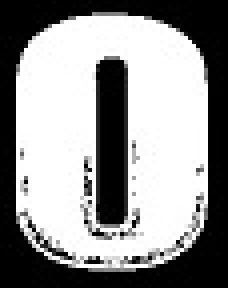
//> input picture opencvTest3/src/case-01/0.jpg, 57 x 72 px (shown 4 times larger)
$ ./seqmom   (built with g++ and OpenCV 4)
//> lines starting //> are read from the running program, lines starting //| are printed output that depends on the picture; after the words box and inside, x2 and y2 are one past the last pixel; in counts of white or black regions, pixels touching at a corner belong together
#include "opencv2/highgui/highgui.hpp"
#include "opencv2/imgproc/imgproc.hpp"
#include <iostream>
#include <stdio.h>
#include <stdlib.h>
//#include "header.h"
#include <math.h>

using namespace cv;
using namespace std;

Mat image;
Mat imageGray;
Mat src; Mat src_gray;
int thresh = 100;
int max_thresh = 255;
RNG rng(12345);
// placed here because of
// 1) an issue with passing its pointer
// 2) writing moments into it using the for-loop in seq_mom fxn
float myMoments[4];

// ===================================================================
struct POINT {
   float x,y;
   int checked,removed;
};

// ===================================================================
void classify(std::string , vector<vector<Point> >,
		vector<Vec4i> , int [][8], int );
void Sequential_moments(int no_points, POINT * P,
		int no_moments);
void Signature(int no_points, POINT * P, float * S);
void centroid(int size, POINT * P, float * cgx, float * cgy);
float f_moment(float * S, int n, int r);
float f_central_moment(float * S, int n, int r, float m1);
int computeNumContourPts(Mat );
void writeContourCoords(Mat , POINT arrayPoints[]);

// ===================================================================
int main()
{
	// ======= make an image with colored contours around digits: ========

	vector<vector<Point> > contour;
	vector<Vec4i> hierarchy;
	// an array to hold moments for every char class:
	int mDatabase [4][8]; // 4 moments for 0-7

	// ========= go thru every char to classify =========

	classify("./src/0.jpg", contour, hierarchy, mDatabase, 0);
	cout << "in main\n";
	// [49 lines of commented-out code are left out]
	cvtColor(image, imageGray, CV_BGR2GRAY );
	//! applies fixed threshold to the image
	threshold(imageGray, imageGray, thresh, 255, THRESH_BINARY);
	//! retrieves contours and the hierarchical information from black-n-white image.
	//findContours(imageGray, contour, hierarchy, CV_RETR_TREE, CV_CHAIN_APPROX_SIMPLE, Point(0,0));

	// ============ done testing on a the bigger image: ============

	// Needed for defining and drawing contours:
	// (contour.size() = number of characters / outlines)
	vector<vector<Point> > polygons(contour.size()); // 2D-vtr mats
	vector<Rect> boxes(contour.size()); // a vector of contours

	// !!! define contours for drawing:
	for(int i = 0; i < contour.size(); i++)
	{
		//! approximates contour or a curve using Douglas-Peucker algorithm
		approxPolyDP( Mat(contour[i]), polygons[i], 3, true );
		//! computes the bounding rectangle for a contour
		boxes[i] = boundingRect( Mat(polygons[i]) );
	}

	// draw contours
	for(int i = 0; i < contour.size(); i++)
	{
		//Scalar randomColor = Scalar( rng.uniform(0,255), rng.uniform(0,255), rng.uniform(0,255));
		Scalar randomColor = Scalar( 128, 128, 128 );
		rectangle(imageGray, boxes[i].tl(), boxes[i].br(), randomColor, 2, 8, 0);
	}

	//shows the image with colored contours
	imshow("Output", imageGray);
	imwrite( "./src/out.png" , imageGray); // saves the chosen output image

	//cout << "Height: " << image.size().height;
	//cout << " Width: " << image.size().width << endl;


	// ====================== done ========================
	waitKey(0);
	return 0;
}

// ===================================================================
// ===================================================================

void classify(std::string imageFile, vector<vector<Point> > contour,
		vector<Vec4i> hierarchy, int mDatabase [][8], int whichChar)
{
//> called with imageFile = "./src/0.jpg", whichChar = 0
	POINT * arrayPoints; // for dynamic allocation
	int numMoments = 4;
	image = imread(imageFile, 1);
//> image is the input picture: 72 rows x 57 cols, CV_8UC3; min 0, max 255, mean 145.8

	cout << "in classify 1\n";
	//! converts image from one color space to another
	cvtColor(image, imageGray, CV_BGR2GRAY );
	//! applies fixed threshold to the image
	threshold(imageGray, imageGray, thresh, 255, THRESH_BINARY);
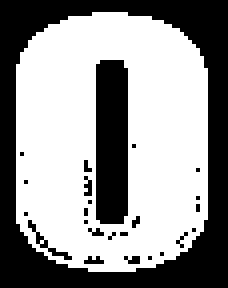
//> imageGray: 72 rows x 57 cols, CV_8UC1 (shown 4 times larger); 58.6% white; 25 black regions (23 under 20 px), largest, box (x1, y1, x2, y2) and area: (0, 0, 57, 72) 1301, (24, 15, 32, 56) 322
	//! retrieves contours and the hierarchical information from black-n-white image.
	//findContours(imageGray, contour, hierarchy, CV_RETR_TREE, CV_CHAIN_APPROX_SIMPLE, Point(0,0));

	cout << "in classify 2\n";
	// ======= time to find the 4 moments for the char: =======
	// pre-compute no_points(size)(N):
	int numPoints = computeNumContourPts(imageGray);
	arrayPoints = new POINT[numPoints]; // now that we know the "size"
	//
	// write the coords of every point into the points-array:
	//cout << "numPoints: " << numPoints << endl;
	writeContourCoords(imageGray, arrayPoints);
	cout << "in classify after writeContourCoords\n";
	//
	// Needs:
	// no_points(size)(N) - pre-computed numbers of contour pixels &
	// P[]( (x',y') ) - an array of coordinates stored in it.
	Sequential_moments(numPoints, arrayPoints, numMoments);

	cout << "\n" << whichChar << ": \n\n";

	for (int i=0; i < numMoments; i++)
	{
		cout << "Moment " << i << " " << myMoments[i] << endl;
		mDatabase[i][whichChar] = myMoments[i];
	}

	cout << endl;
}

/*  ========================================================================

          Computation of the Sequential Moments of a contour

	            from L. Gupta and M. Srinath:
   "Contour Sequence Moments for the Classification of Closed Planar Shapes"

    Reference: Pattern Recognition, vol. 20, no. 3, pp. 267-272, 1987
    ---------

           ***********************************************

                              by
                          George Bebis

            Dept. of Electrical and Computer Engineeering
                   University of Central Florida
			Orlando, FL 32816

           ***********************************************

  Inputs:
          no_points - The number of contour points
            = (count the num of pixels)

          P - The x, y coordinates of the contour
            = (the ctrd?? use findContour() to compute the ctrd posn)

          no_moments - The desired number of moments
            = (4)

  Output:
          Moments - The computed moments
  ======================================================================== */

// Needs:
// no_points(size)(N) - pre-computed numbers of contour pixels &
// P[]( (x',y') ) - an array of coordinates stored in it.
// [116 lines left out: functions Sequential_moments, Signature, centroid, f_moment, f_central_moment, not called in this run]

// ================================================================

// Needs:
//
int computeNumContourPts(Mat imageGray)
{
	//cout << "in computeNumContourPts 1\n";
	// must be ints for processing image:
	int i=0, j=0; // j - width, i - height
	int z0x, z0y, zix, ziy, numPoints = 0, dir = 0;
	// "circular" array (we don't want a warning here):
	/* int dirs[8][2] {
		{-1, -1}, {0, -1}, {1, -1}, {1, 0},
		{1, 1}, {0, 1}, {-1, 1}, {-1, 0}
	}; */
	int dirs[8][2];
	dirs[0][0] = -1; dirs[0][1] = -1;
	dirs[1][0] = 0; dirs[1][1] = -1;
	dirs[2][0] = 1; dirs[2][1] = -1;
	dirs[3][0] = 1; dirs[3][1] = 0;
	dirs[4][0] = 1; dirs[4][1] = 1;
	dirs[5][0] = 0; dirs[5][1] = 1;
	dirs[6][0] = -1; dirs[6][1] = 1;
	dirs[7][0] = -1; dirs[7][1] = 0;

	//cout << "Height: " << image.size().height;
	//cout << " Width: " << image.size().width << endl;

	//cout << "in computeNumContourPts 2\n";
	// go through the image in diagonal; find the char:
	while( imageGray.ptr(i)[j] == 0 )
	{
		//cout << (int) imageGray.ptr(i)[j] << endl;
		//imageGray.ptr(i)[j] = 255;
		i++;
		j++;
	}
//> this loop made 9 passes
//> after the loop, i = 9; j = 9
	//cout << "Why does it stop and (3, 3) ?\n";
	//imshow("Output", imageGray);
	//imwrite( "./src/out.png" , imageGray); // saves the chosen output image
	cout << "i = " << i << " ; j = " << j << endl;
//| i = 9 ; j = 9
	//waitKey(0);
	//return 0; // the start/finish pixel:
	z0x = j;
//> z0x = 9
	z0y = i;
//> z0y = 9
	// current pixel for feeling the contour:
	zix = z0x;
//> zix = 9
	ziy = z0y;
//> ziy = 9

	// =======================================================
	// change coords of the white pixel (move to the next one)
	// in order to not get stuck on the first one when
	// going through the loops:
	// =======================================================

	// count the white pixel:
	numPoints++;

	dir = 0; // reset direction
	// find the first black neighbor:
	while ( imageGray.ptr(ziy+dirs[dir][1])[(zix+dirs[dir][0])] == 255 )
	{
		dir = (dir+1) % 8;
	}
//> this loop made 0 passes
//> after the loop, dir = 0
	//cout << "z0x = " << z0x << " ; zix = " << zix << endl;
	//cout << "z0y = " << z0y << " ; ziy = " << ziy << endl;
	//cout << "in computeNumContourPts 4 - the problem is after here\n";
	// find the first white neighbor:
	while ( imageGray.ptr(ziy+dirs[dir][1])[(zix+dirs[dir][0])] == 0 )
	{
		dir = (dir+1) % 8;
	}
//> this loop made 1 pass
//> dir on pass 1: 1
//> after the loop, dir = 1
	//cout << "z0x = " << z0x << " ; zix = " << zix << endl;
	//cout << "z0y = " << z0y << " ; ziy = " << ziy << endl;
	//cout << "in computeNumContourPts 5 - the problem is before here\n";
	// go to the first white neighbor after the black ones:
	cout << "zix-3 = " << zix << endl;
//| zix-3 = 9
	cout << "ziy-3 = " << ziy << endl;
//| ziy-3 = 9
	cout << "dir = " << dir << endl;
//| dir = 1
	zix = zix + dirs[dir][0];
	ziy = ziy + dirs[dir][1];
//> ziy = 8
	cout << "zix-4 = " << zix << endl;
//| zix-4 = 9
	cout << "ziy-4 = " << ziy << endl;
//| ziy-4 = 8
	cout << "dir = " << dir << endl; // lll
//| dir = 1
	//cout << "z0x = " << z0x << " ; zix = " << zix << endl;
	//cout << "z0y = " << z0y << " ; ziy = " << ziy << endl;

	// go around 1 time (use the start/finish pixel)
	// and count contour pixels:
	while ( !(zix==z0x && ziy==z0y) ) // (zix!=z0x) && (ziy!=z0y) did not work.
	{
		// count the white pixel:
		numPoints++;

		dir = 0; // reset direction kkk
		// find the first black neighbor:
		//for(int k=0; k<70000000; k++){}
		//cout << "z0x = " << z0x << " ; zix = " << zix << endl;
		//cout << "z0y = " << z0y << " ; ziy = " << ziy << endl;
		while ( imageGray.ptr(ziy+dirs[dir][1])[(zix+dirs[dir][0])] == 255 )
		{
			cout << "Hi\n";
			dir = (dir+1) % 8;
		}
		//cout << "in computeNumContourPts 6\n";
		// find the first white neighbor:
		while ( imageGray.ptr(ziy+dirs[dir][1])[(zix+dirs[dir][0])] == 0 )
		{
			cout << "Been here\n";
			dir = (dir+1) % 8;
		}
		//cout << "in computeNumContourPts 7\n";
		// go to the first white neighbor after the black ones:
		zix = zix + dirs[dir][0];
		ziy = ziy + dirs[dir][1];
//> (the run ends here: the time limit is reached, at `cout << "numPoints: " << numPoints << endl;`)
